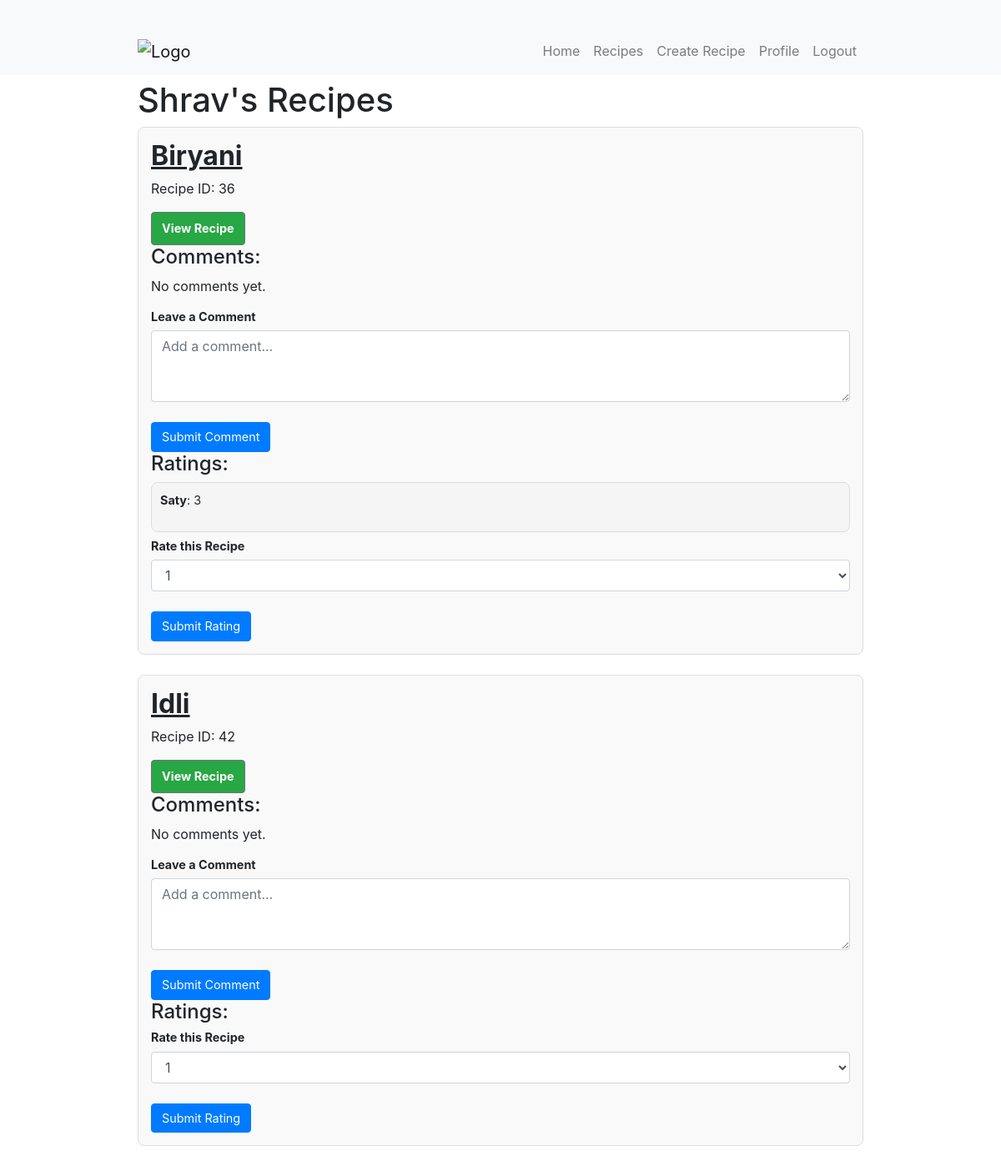
Screenshot of /userprofile/userprofile/view-more-posts/Shrav/ with the database file from the repository.
### recipe/models.py (models this page shows, shortened)
class RecipeModel(models.Model):
    chef = models.ForeignKey(get_user_model(),on_delete=models.CASCADE,related_name="RecipeModel_chef",null=True,blank=True)
    recipe_name = models.CharField(max_length=200)
    picture = models.ImageField(upload_to='recipes/',blank=True,null=True)
    cuisine = models.CharField(max_length=100, default='Unknown')
    time_to_cook = models.CharField(max_length=100,default=0)
    food_type = models.CharField(max_length=100,default='Unknown')
    description = models.TextField()
    ingredients = models.TextField(blank=True, null=True)
    updated_at = models.DateTimeField(auto_now=True)
    created_at = models.DateTimeField(auto_now_add=True, editable=False)

class RatingModel(models.Model):
    user = models.ForeignKey(get_user_model(), on_delete=models.CASCADE,related_name="RatingModel_user",null=True)
    recipe = models.ForeignKey('RecipeModel',on_delete=models.CASCADE, related_name="RatingModel_recipe",null=True)
    score = models.PositiveIntegerField()
    updated_at = models.DateTimeField(auto_now=True)
    created_at = models.DateTimeField(auto_now_add=True,editable=False)

### userprofile/views.py (the view, shortened to what this page needs)
# urls.py: path('userprofile/view-more-posts/<str:username>/', view_more_posts, name='view_more_posts'),
def view_more_posts(request,username):
    User = get_user_model()
    user_instance = User.objects.get(username=username)
    user_recipes = RecipeModel.objects.filter(chef=user_instance)
    comments = CommentModel.objects.filter(recipe__in=user_recipes)
    ratings = RatingModel.objects.filter(recipe__in=user_recipes)
    context = {
        "user": user_instance,
        "user_recipes": user_recipes,
        "comments": comments,
        "ratings": ratings,
    }
    return render(request, 'view_more_posts.html', context)

### userprofile/templates/view_more_posts.html (shortened to what this page needs)
{% extends "base.html" %}
{% block body %}
{% include "navbar.html" %}
<div class="container mt-5 pt-5">
    <h1>{{ user.username }}'s Recipes</h1>
    {% for recipe in user_recipes %}
        <div class="recipe-item">
            <h3>{{ recipe.recipe_name }}</h3>
            <p class="recipe-id">Recipe ID: {{ recipe.id }}</p>
            <a href="{% url 'recipe_detail' recipe.id %}" class="btn btn-secondary">View Recipe</a>
            <h4>Comments:</h4>
            {% with recipe.CommentModel_recipe.all as recipe_comments %}
                {% for comment in recipe_comments %}
                    <div class="comment-item">
                        <p><strong>{{ comment.user.username }}</strong>: {{ comment.content }}</p>
                    </div>
                {% empty %}
                    <p>No comments yet.</p>
                {% endfor %}
            {% endwith %}
            <h4 class="small-heading">Leave a Comment</h4>
            <form method="post">
                <textarea name="comment_content" rows="3" class="form-control" placeholder="Add a comment..."></textarea>
                <button type="submit" class="btn btn-primary">Submit Comment</button>
            </form>
            <h4 >Ratings:</h4>
            {% with recipe.RatingModel_recipe.all as recipe_ratings %}
                {% if recipe_ratings %}
                    {% for rating in recipe_ratings %}
                        <div class="rating_score">
                            <p><strong>{{ rating.user.username }}</strong>: {{ rating.score }}</p>
                        </div>
                    {% empty %}
                        <p>No ratings yet.</p>
                    {% endfor %}
                {% endif %}
            {% endwith %}
            <h4 class="small-heading">Rate this Recipe</h4>
            <form method="post">
                <select name="rating_score" class="form-control">
                    <option value="1">1</option>
                </select>
                <button type="submit" class="btn btn-primary">Submit Rating</button>
            </form>
        </div>
    {% endfor %}
</div>
{% endblock %}

### userprofile/templates/view_more_posts.html (style rules this page uses)
.container { max-width: 900px; margin-top: 2rem; }
.recipe-item { border: 1px solid #ddd; padding: 15px; border-radius: 8px; margin-bottom: 1.5rem; background-color: #f9f9f9; }
.recipe-item h3 { font-size: 2rem; font-weight: bold; margin-bottom: 0.5rem; text-decoration: underline; cursor: pointer; }
.recipe-item a { color: #fff; background-color: #28a745; text-decoration: none; padding: 8px 12px; border-radius: 4px; font-weight: bold; }
.comment-item, .rating_score { border: 1px solid #ddd; padding: 10px; border-radius: 8px; background-color: #f5f5f5; margin-bottom: 0.5rem; }
.comment-item p, .rating_score p { font-size: 0.9rem; }
.comment-item strong, .rating_score strong { font-weight: bold; }
.form-control { margin-bottom: 1rem; }
.btn { font-size: 0.9rem; }
.btn-primary { margin-top: 0.5rem; }
.small-heading { font-size: 0.9rem; margin-bottom: 0.5rem; font-weight: bold; }

### rows the page displays
RecipeModel: recipe_name "Biryani", id "36"
RatingModel: user.username "Saty", score "3"
RecipeModel: recipe_name "Idli", id "42"

### other values shown
{{ user.username }} "Shrav"
